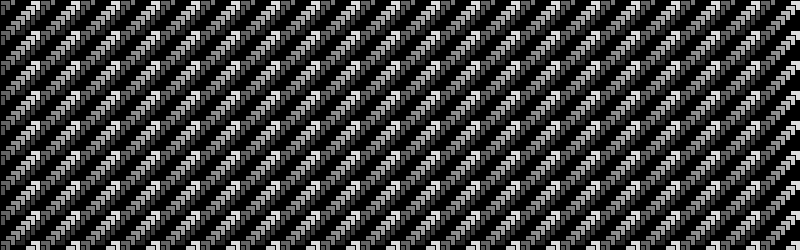
Frame 1 (no input)
Frame 60 (the mouse pressed at the canvas centre just before this capture): identical to frame 1, image omitted
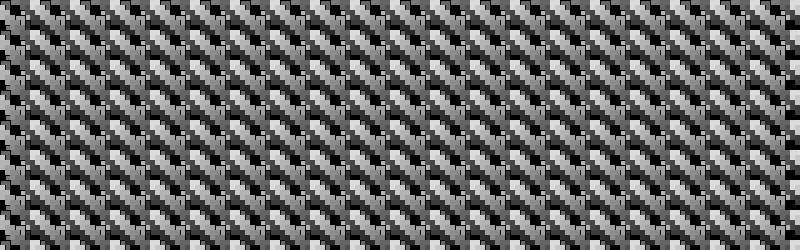
Frame 120 (the mouse held since frame 60 and released just before this capture)

The Processing sketch that drew these frames (run headless with seeded random() and noise(); from frame 60 on, the mouse is pressed at the canvas centre):

// Processing sketch: processing_29969
// ── processing_29969.pde

void setup(){
  size (800, 250);
  background (0);
  smooth();
}
 
void draw(){
  for(int y = -30; y <= height; y = y + 30) {
     for(int x = -10; x<= width; x = x + 40){
      
     if (mousePressed==true){ 

      
     noStroke();          
      
          fill(220); 
     rect(x, y, 10, 10);
      
          fill(200); 
     rect(x+5, y+5, 10, 10);
      
          fill(180); 
     rect(x+10, y+10, 10, 10);
      
               fill(160); 
     rect(x+15, y+15, 10, 10);
 
               fill(140); 
     rect(x+20, y+20, 10, 10);    
      
                    fill(120); 
     rect(x+25, y+25, 10, 10);
      
                         fill(100); 
     rect(x+30, y+30, 10, 10);
      
                              fill(80); 
     rect(x+35, y+35, 10, 10);
     
      fill(70); 
     rect(x+40, y+40, 10, 10);
     
       fill(60); 
     rect(x+45, y+45, 10, 10);
   
       fill(50); 
     rect(x+50, y+50, 10, 10);  
     
         fill(40); 
     rect(x+55, y+55, 10, 10);
     
     }else{
       stroke (0);
  fill (0);

              
      
          fill(220); 
     rect(x, y, 10, 10);
      
          fill(200); 
     rect(x-5, y+5, 10, 10);
      
          fill(180); 
     rect(x-10, y+10, 10, 10);
      
               fill(160); 
     rect(x-15, y+15, 10, 10);
 
               fill(140); 
     rect(x-20, y+20, 10, 10);    
      
                    fill(120); 
     rect(x-25, y+25, 10, 10);
      
                         fill(100); 
     rect(x-30, y+30, 10, 10);
      
                              fill(80); 
     rect(x-35, y+35, 10, 10);
     
      fill(70); 
     rect(x-40, y+40, 10, 10);
     
       fill(60); 
     rect(x-45, y+45, 10, 10);
   
       fill(50); 
     rect(x-50, y+50, 10, 10);  
     
         fill(40); 
     rect(x-55, y+55, 10, 10);
       
    
    
 

     
   }
   }
 
    
   
  }
}
